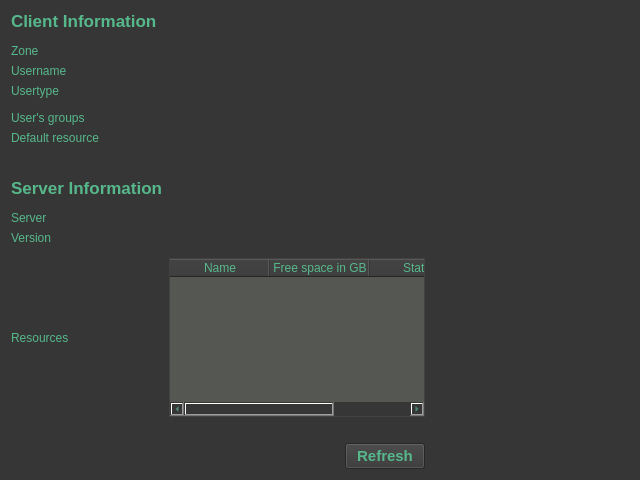
<?xml version="1.0" encoding="UTF-8"?>
<ui version="4.0">
 <class>Form</class>
 <widget class="QWidget" name="Form">
  <property name="geometry">
   <rect>
    <x>0</x>
    <y>0</y>
    <width>640</width>
    <height>480</height>
   </rect>
  </property>
  <property name="windowTitle">
   <string>Form</string>
  </property>
  <property name="styleSheet">
   <string notr="true">QWidget
{
	color: rgb(86, 184, 139);
	background-color: rgb(54, 54, 54);
	selection-background-color: rgb(58, 152, 112);
}

QTableWidget
{
	background-color: rgb(85, 87, 83);
}

QTextBrowser
{
	background-color: rgb(85, 87, 83);
}

</string>
  </property>
  <layout class="QHBoxLayout" name="horizontalLayout">
   <item>
    <layout class="QGridLayout" name="gridLayout">
     <item row="13" column="2">
      <widget class="QLabel" name="serverLabel">
       <property name="text">
        <string/>
       </property>
      </widget>
     </item>
     <item row="9" column="0">
      <widget class="QLabel" name="label_6">
       <property name="text">
        <string/>
       </property>
      </widget>
     </item>
     <item row="11" column="0">
      <widget class="QLabel" name="label_7">
       <property name="font">
        <font>
         <pointsize>13</pointsize>
         <weight>75</weight>
         <bold>true</bold>
        </font>
       </property>
       <property name="text">
        <string>Server Information</string>
       </property>
      </widget>
     </item>
     <item row="6" column="0">
      <spacer name="verticalSpacer_4">
       <property name="orientation">
        <enum>Qt::Vertical</enum>
       </property>
       <property name="sizeHint" stdset="0">
        <size>
         <width>20</width>
         <height>40</height>
        </size>
       </property>
      </spacer>
     </item>
     <item row="15" column="0">
      <spacer name="verticalSpacer_6">
       <property name="orientation">
        <enum>Qt::Vertical</enum>
       </property>
       <property name="sizeHint" stdset="0">
        <size>
         <width>20</width>
         <height>40</height>
        </size>
       </property>
      </spacer>
     </item>
     <item row="13" column="0">
      <widget class="QLabel" name="label_2">
       <property name="text">
        <string>Server</string>
       </property>
      </widget>
     </item>
     <item row="14" column="0">
      <widget class="QLabel" name="versionLabel_2">
       <property name="text">
        <string>Version</string>
       </property>
      </widget>
     </item>
     <item row="14" column="2">
      <widget class="QLabel" name="versionLabel">
       <property name="text">
        <string/>
       </property>
      </widget>
     </item>
     <item row="7" column="2">
      <widget class="QLabel" name="groupsLabel">
       <property name="text">
        <string/>
       </property>
      </widget>
     </item>
     <item row="17" column="2">
      <spacer name="horizontalSpacer">
       <property name="orientation">
        <enum>Qt::Horizontal</enum>
       </property>
       <property name="sizeHint" stdset="0">
        <size>
         <width>40</width>
         <height>20</height>
        </size>
       </property>
      </spacer>
     </item>
     <item row="4" column="0">
      <widget class="QLabel" name="label_4">
       <property name="text">
        <string>Username</string>
       </property>
      </widget>
     </item>
     <item row="0" column="0">
      <widget class="QLabel" name="label">
       <property name="font">
        <font>
         <pointsize>13</pointsize>
         <weight>75</weight>
         <bold>true</bold>
        </font>
       </property>
       <property name="text">
        <string>Client Information</string>
       </property>
      </widget>
     </item>
     <item row="1" column="0">
      <spacer name="verticalSpacer">
       <property name="orientation">
        <enum>Qt::Vertical</enum>
       </property>
       <property name="sizeHint" stdset="0">
        <size>
         <width>20</width>
         <height>40</height>
        </size>
       </property>
      </spacer>
     </item>
     <item row="7" column="0">
      <widget class="QLabel" name="label_5">
       <property name="text">
        <string>User's groups</string>
       </property>
      </widget>
     </item>
     <item row="3" column="2">
      <widget class="QLabel" name="zoneLabel">
       <property name="text">
        <string/>
       </property>
      </widget>
     </item>
     <item row="4" column="2">
      <widget class="QLabel" name="userLabel">
       <property name="text">
        <string/>
       </property>
      </widget>
     </item>
     <item row="12" column="0">
      <spacer name="verticalSpacer_5">
       <property name="orientation">
        <enum>Qt::Vertical</enum>
       </property>
       <property name="sizeHint" stdset="0">
        <size>
         <width>20</width>
         <height>40</height>
        </size>
       </property>
      </spacer>
     </item>
     <item row="5" column="2">
      <widget class="QLabel" name="typeLabel">
       <property name="text">
        <string/>
       </property>
      </widget>
     </item>
     <item row="18" column="2">
      <layout class="QHBoxLayout" name="horizontalLayout_3">
       <item>
        <spacer name="horizontalSpacer_2">
         <property name="orientation">
          <enum>Qt::Horizontal</enum>
         </property>
         <property name="sizeHint" stdset="0">
          <size>
           <width>40</width>
           <height>20</height>
          </size>
         </property>
        </spacer>
       </item>
       <item>
        <widget class="QPushButton" name="refreshButton">
         <property name="font">
          <font>
           <pointsize>11</pointsize>
           <weight>75</weight>
           <bold>true</bold>
          </font>
         </property>
         <property name="text">
          <string>Refresh</string>
         </property>
        </widget>
       </item>
      </layout>
     </item>
     <item row="10" column="0">
      <spacer name="verticalSpacer_2">
       <property name="orientation">
        <enum>Qt::Vertical</enum>
       </property>
       <property name="sizeHint" stdset="0">
        <size>
         <width>20</width>
         <height>40</height>
        </size>
       </property>
      </spacer>
     </item>
     <item row="16" column="0">
      <widget class="QLabel" name="label_9">
       <property name="text">
        <string>Resources</string>
       </property>
      </widget>
     </item>
     <item row="3" column="0">
      <widget class="QLabel" name="label_3">
       <property name="text">
        <string>Zone</string>
       </property>
      </widget>
     </item>
     <item row="5" column="0">
      <widget class="QLabel" name="label_10">
       <property name="text">
        <string>Usertype</string>
       </property>
      </widget>
     </item>
     <item row="16" column="2">
      <widget class="QTableWidget" name="rescTable">
       <property name="editTriggers">
        <set>QAbstractItemView::NoEditTriggers</set>
       </property>
       <property name="selectionMode">
        <enum>QAbstractItemView::NoSelection</enum>
       </property>
       <property name="selectionBehavior">
        <enum>QAbstractItemView::SelectRows</enum>
       </property>
       <column>
        <property name="text">
         <string>Name</string>
        </property>
       </column>
       <column>
        <property name="text">
         <string>Free space in GB</string>
        </property>
       </column>
       <column>
        <property name="text">
         <string>Status</string>
        </property>
       </column>
      </widget>
     </item>
     <item row="8" column="0">
      <widget class="QLabel" name="label_8">
       <property name="text">
        <string>Default resource</string>
       </property>
      </widget>
     </item>
     <item row="8" column="2">
      <widget class="QLabel" name="rescLabel">
       <property name="text">
        <string/>
       </property>
      </widget>
     </item>
    </layout>
   </item>
   <item>
    <spacer name="horizontalSpacer_3">
     <property name="orientation">
      <enum>Qt::Horizontal</enum>
     </property>
     <property name="sizeHint" stdset="0">
      <size>
       <width>40</width>
       <height>20</height>
      </size>
     </property>
    </spacer>
   </item>
  </layout>
 </widget>
 <resources/>
 <connections/>
</ui>
